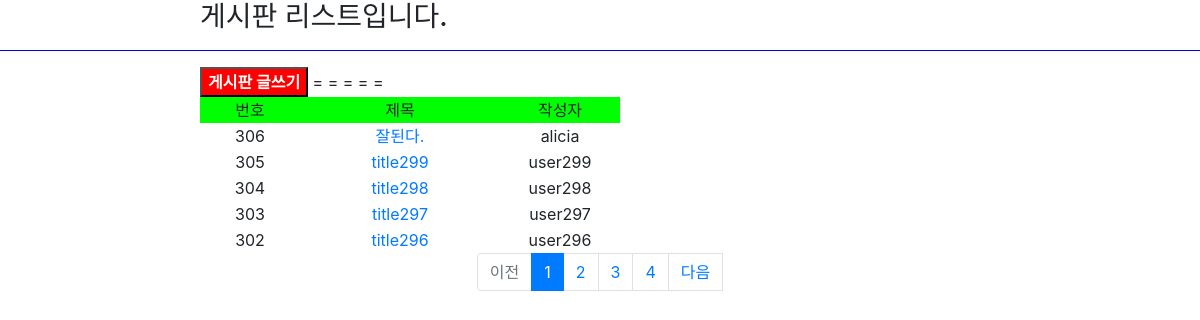
The app's page /app1/list, older data.
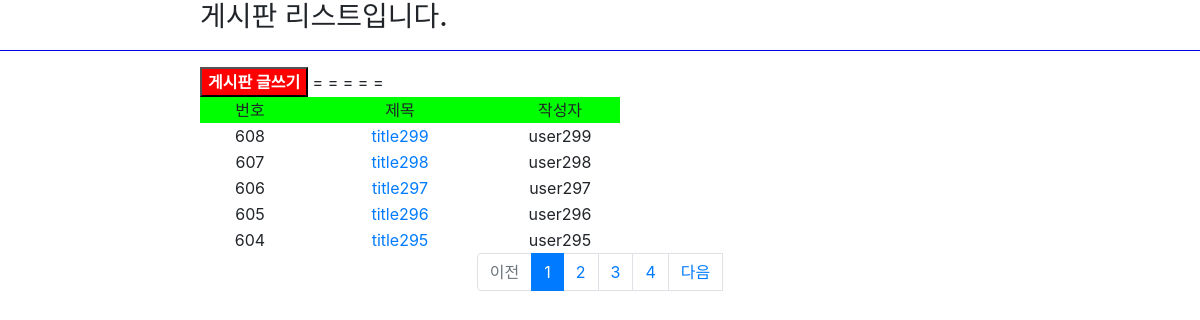
The same page, newer data.
### app1/models.py (models this page shows)
class Board(models.Model):
    title = models.CharField(max_length=200)
    content = models.CharField(max_length=200)
    writer = models.CharField(max_length=200)
    def __str__(self):
        return str(self.id) + ", " + self.title + ", " + self.content + ", " + self.writer

### app1/views.py (the view)
# urls.py: path('/list', app1.views.list, name='list'),
def list(request):
    print('list함수 호출됨.')
    page = request.GET.get('page', 1)
    board_list = Board.objects.order_by('-id')
    print('db에서 가지고 온 data>> ' , board_list)
    paginator = Paginator(board_list, 5)
    page_obj = paginator.get_page(page)
    context = {
        'list' : page_obj
    }
    return render(request, 'app1/list.html', context)

### templates/app1/list.html (shortened to what this page needs)
{% load static %}
<!DOCTYPE html>
<html lang="en">
<head>
    <link rel="stylesheet" type="text/css" href="{% static 'bootstrap.min.css' %}">
    <link rel="stylesheet" type="text/css" href="{% static 'style.css' %}">
</head>
<body>
<h3>게시판 리스트입니다.</h3>
<hr color="blue">
<a href="/app1/insert">
    <button style="background: red; color: white; font-weight: bold;">
        게시판 글쓰기
    </button>
</a>
<table>
    <tr>
        <td class="td1 tdtop">번호</td>
        <td class="td2 tdtop">제목</td>
        <td class="td3 tdtop">작성자</td>
    </tr>
    {% if list %}
        {% for one in list %}
            <tr>=
                <td class="td1">{{one.id}}</td>
                <td class="td2">
                    <a href="/app1/one/{{one.id}}">
                        {{one.title}}
                    </a>
                </td>
                <td class="td3">{{one.writer}}</td>
            </tr>
        {% endfor %}
    {% endif %}
</table>
    <ul class="pagination justify-content-center">
        {%  if list.has_previous %}
        <li class="page-item">
            <a class="page-link" href="?page={{ list.previous_page_number }}">이전</a>
        </li>
        {%  else %}
        <li class="page-item disabled">
            <a class="page-link" href="#">이전</a>
        </li>
        {% endif %}
        {% for page_number in list.paginator.page_range %}
            {% if page_number >= list.number|add:-3 and page_number <= list.number|add:3 %}
            {% if page_number == list.number %}
                <li  class="page-item active" aria-current="page">
                    <a class="page-link" href="?page={{ page_number }}">{{ page_number }}</a>
                </li>
            {% else %}
                 <li class="page-item">
                    <a class="page-link" href="?page={{ page_number }}">{{ page_number }}</a>
                </li>
            {% endif %}
            {% endif %}
        {% endfor %}
        {%  if list.has_next %}
        <li class="page-item">
            <a class="page-link" href="?page={{ list.next_page_number }}">다음</a>
        </li>
        {%  else %}
        <li class="page-item disabled">
            <a class="page-link" href="#">다음</a>
        </li>
        {% endif %}
    </ul>
</body>
</html>

### templates/app1/list.html (style rules this page uses)
td { text-align: center; }
.tdtop { background: lime; }
.td1 { width: 100px; }
.td2 { width: 200px; }
.td3 { width: 120px; }
table, h3, button { margin-left: 200px; }

Row changes from the older to the newer data that the page shows:
no longer on this page (row unchanged): Board: id "306", title "잘된다.", writer "alicia"
no longer on this page (row unchanged): Board: id "305", title "title299", writer "user299"
no longer on this page (row unchanged): Board: id "304", title "title298", writer "user298"
no longer on this page (row unchanged): Board: id "303", title "title297", writer "user297"
no longer on this page (row unchanged): Board: id "302", title "title296", writer "user296"
added Board: id "608", title "title299", writer "user299"
added Board: id "607", title "title298", writer "user298"
added Board: id "606", title "title297", writer "user297"
added Board: id "605", title "title296", writer "user296"
added Board: id "604", title "title295", writer "user295"
